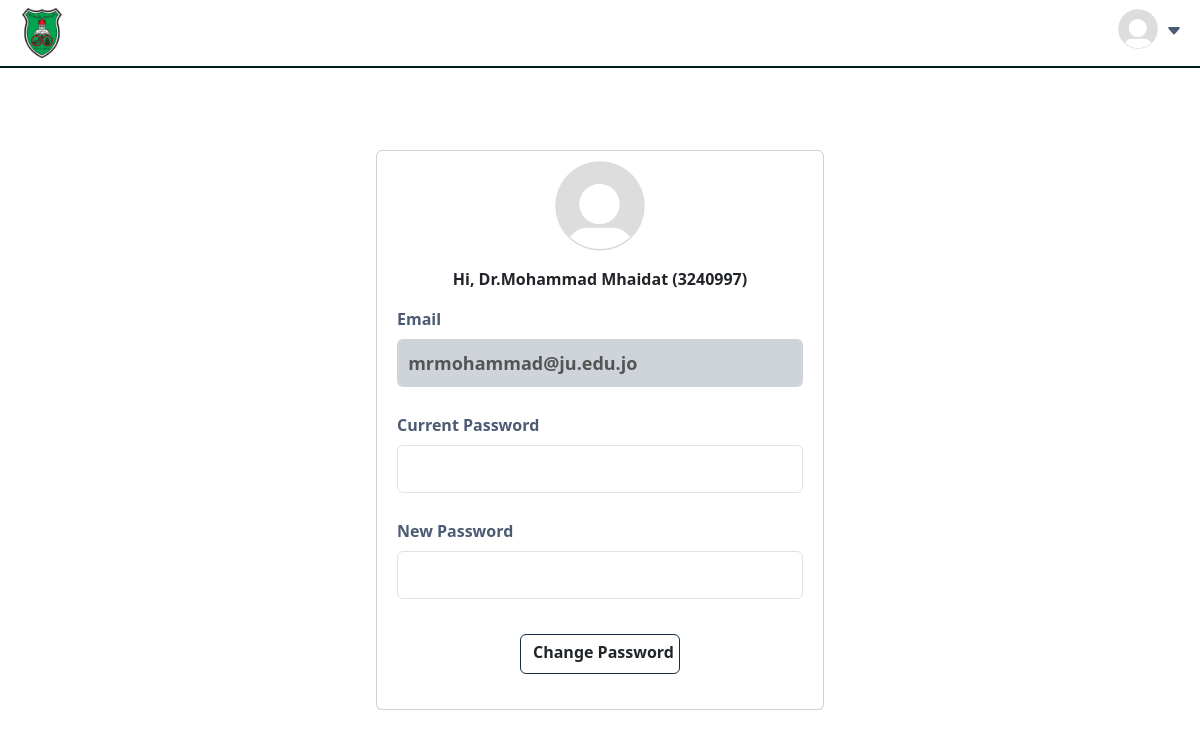
Screenshot of /profile (signed in) with the database file from the repository.
### AttendanceProject/models.py (models this page shows, shortened)
class User(db.Model, UserMixin):
    id = db.Column(db.Integer, primary_key=True)
    account_type = db.Column(db.String(16), nullable=False)
    first_name = db.Column(db.String(32), nullable=False)
    uni_number = db.Column(db.String(20), nullable=True,unique=True)
    last_name = db.Column(db.String(32), nullable=False)
    email = db.Column(db.String(64), nullable=False, unique=True)
    password = db.Column(db.String(256), nullable=False)
    courses = db.relationship('Course', backref='doctor', lazy=True)
    attendances = db.relationship('Attendance', backref='student', lazy=True)

### AttendanceProject/routes.py (the view, shortened to what this page needs)
@app.route('/profile',methods=["GET","POST"])
@login_required
def profile():
    form = ChangePasswordForm()
    name = current_user.first_name
    return render_template('profile.html', title=f'{name} Dashboard',form=form)

### AttendanceProject/forms.py
class ChangePasswordForm(FlaskForm):
    current_password= StringField('Current Password',validators=[DataRequired()])
    new_password= StringField('New Password',validators=[DataRequired()])
    submit = SubmitField('Change Password')

### AttendanceProject/models.py (called while the page is built)
@login_manager.user_loader
def load_user(user_id):
    return User.query.get(int(user_id))

### AttendanceProject/templates/profile.html (shortened to what this page needs)
{% extends "layout2.html" %}
{% block content %}
<link rel="stylesheet" href="{{url_for('static',filename='profile.css')}}">
<div class="container container1">
    <div class="card">
        <div class="container-fluid container2">
            <img src="{{ url_for('static', filename='pfp.png') }}" alt="Profile Picture" style="margin-bottom: 8px !important;" class="rounded-circle" width="90" height="90">
        </div>
        <font class="text-center fw-semibold" id="font">Hi, {{current_user.first_name}} {{current_user.last_name}} ({{current_user.uni_number if current_user.uni_number}})</font>
        <label for="email" id="label" class="fw-semibold">Email</label>
        <input type="text" id="email" value="{{current_user.email}}" readonly disabled>
        <form action="" method="POST">
            <fieldset class="form-group">
                <div class="form-group">
                    {{ form.current_password.label(class="form-control-label label fw-semibold")}}
                    {% if form.current_password.errors %}
                    {{ form.current_password(class="form-control form-control-sm is-invalid")}}
                    <div class="invalid-feedback">
                    {%for error in form.current_password.errors %}
                    <span>{{error}}</span>
                    {%endfor%}
                    </div>
                    {%else%}
                    {{ form.current_password(class="form-control form-control-sm password")}}
                    {%endif%}
                </div>
                <div class="form-group">
                    {{ form.new_password.label(class="form-control-label label fw-semibold")}}
                    {% if form.new_password.errors %}
                    {{ form.new_password(class="form-control form-control-sm is-invalid")}}
                    <div class="invalid-feedback">
                    {%for error in form.new_password.errors %}
                    <span>{{error}}</span>
                    {%endfor%}
                    </div>
                    {%else%}
                    {{ form.new_password(class="form-control form-control-sm password")}}
                    {%endif%}
                </div>
                <center><div class="form-group">{{ form.submit(class="btn add-button fw-semibold")}}</div></center>
    </div>
</div>
{% endblock %}

### AttendanceProject/static/layout.css (style rules this page uses)
html, body { height: 100%; margin: 0; padding: 0; }
body { display: flex; flex-direction: column; font-family: -apple-system, BlinkMacSystemFont, "Segoe UI", Roboto, "Helvetica Neue", Arial, sans-serif; }

### AttendanceProject/static/profile.css (style rules this page uses)
.card { display: flex; padding: 0px 20px !important; justify-content: center !important; margin-top: 150px; width: 28rem !important; height: 560px; }
.container1 { display: flex; justify-content: center !important; padding-top: 0 !important; }
.container2 { display: flex !important; justify-content: center !important; margin-top: -40px !important; padding-top: 15px !important; }
#font { padding-top: 0.5rem !important; }
#label,.label { padding-top: 1rem !important; color: #4c5a73; }
#email { cursor: not-allowed; height: 3rem !important; background: #ced4da; border: none !important; border-radius: 6px !important; margin-top: 0.5rem !important; padding-left: 0.7rem !important; font-size: 18px !important; font-weight: 550 !important; padding-bottom: 0.1rem !important; margin-bottom: 10px !important; }
.password { height: 3rem !important; border-radius: 6px !important; margin-top: 0.5rem !important; padding-left: 0.7rem !important; font-size: 18px !important; font-weight: 550 !important; padding-bottom: 0.1rem !important; margin-bottom: 10px !important; }
.add-button { display: flex; align-items: center; justify-content: center; border: 1px #162d44 solid; padding-bottom: 10px !important; line-height: normal; width: 10rem !important; margin-top: 35px !important; }

### rows the page displays
User: first_name "Dr.Mohammad", last_name "Mhaidat", uni_number "3240997", email "mrmohammad@ju.edu.jo"
